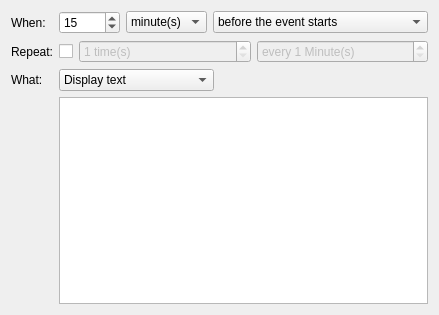
<?xml version="1.0" encoding="UTF-8"?>
<ui version="4.0">
 <class>AlarmDialog</class>
 <widget class="QWidget" name="AlarmDialog">
  <property name="geometry">
   <rect>
    <x>0</x>
    <y>0</y>
    <width>439</width>
    <height>315</height>
   </rect>
  </property>
  <property name="windowTitle">
   <string>Alarms</string>
  </property>
  <layout class="QGridLayout" name="gridLayout">
   <item row="0" column="0">
    <widget class="QLabel" name="label">
     <property name="text">
      <string>When:</string>
     </property>
    </widget>
   </item>
   <item row="0" column="1">
    <layout class="QHBoxLayout" name="horizontalLayout">
     <item>
      <widget class="QSpinBox" name="mAlarmOffset">
       <property name="sizePolicy">
        <sizepolicy hsizetype="Maximum" vsizetype="Fixed">
         <horstretch>0</horstretch>
         <verstretch>0</verstretch>
        </sizepolicy>
       </property>
       <property name="toolTip">
        <string>Set the reminder trigger time</string>
       </property>
       <property name="whatsThis">
        <string>This spinbox allows you to set the reminder trigger time. The time unit is set in the combobox immediately adjacent.</string>
       </property>
       <property name="minimum">
        <number>0</number>
       </property>
       <property name="maximum">
        <number>99999</number>
       </property>
       <property name="value">
        <number>15</number>
       </property>
      </widget>
     </item>
     <item>
      <widget class="KComboBox" name="mOffsetUnit">
       <property name="sizePolicy">
        <sizepolicy hsizetype="Fixed" vsizetype="Fixed">
         <horstretch>0</horstretch>
         <verstretch>0</verstretch>
        </sizepolicy>
       </property>
       <property name="toolTip">
        <string>Select the reminder trigger time unit</string>
       </property>
       <property name="whatsThis">
        <string>This combobox allows you to set the units for the reminder trigger time. The trigger time value is set in the spinbox immediately adjacent.</string>
       </property>
       <property name="autoCompletion">
        <bool>false</bool>
       </property>
       <item>
        <property name="text">
         <string comment="@item:inlistbox alarm offset expressed in minutes">minute(s)</string>
        </property>
       </item>
       <item>
        <property name="text">
         <string comment="@item:inlistbox alarm offset expressed in hours">hour(s)</string>
        </property>
       </item>
       <item>
        <property name="text">
         <string comment="@item:inlistbox alarm offset expressed in days">day(s)</string>
        </property>
       </item>
      </widget>
     </item>
     <item>
      <widget class="KComboBox" name="mBeforeAfter">
       <property name="toolTip">
        <string>Select the reminder trigger relative to the start or end time</string>
       </property>
       <property name="whatsThis">
        <string>Use this combobox to specify if you want the reminder to trigger before or after the start or end time.</string>
       </property>
       <item>
        <property name="text">
         <string>before the event starts</string>
        </property>
       </item>
       <item>
        <property name="text">
         <string>after the event starts</string>
        </property>
       </item>
       <item>
        <property name="text">
         <string>before the event ends</string>
        </property>
       </item>
       <item>
        <property name="text">
         <string>after the event ends</string>
        </property>
       </item>
      </widget>
     </item>
    </layout>
   </item>
   <item row="1" column="0">
    <widget class="QLabel" name="label_2">
     <property name="text">
      <string>Repeat:</string>
     </property>
    </widget>
   </item>
   <item row="1" column="1">
    <layout class="QHBoxLayout" name="horizontalLayout_2">
     <item>
      <widget class="QCheckBox" name="mRepeats">
       <property name="sizePolicy">
        <sizepolicy hsizetype="Maximum" vsizetype="Fixed">
         <horstretch>0</horstretch>
         <verstretch>0</verstretch>
        </sizepolicy>
       </property>
       <property name="toolTip">
        <string>Set the reminder to repeat</string>
       </property>
       <property name="whatsThis">
        <string>Check this if you want to the reminder to recur on a periodic interval.</string>
       </property>
       <property name="text">
        <string/>
       </property>
      </widget>
     </item>
     <item>
      <widget class="QSpinBox" name="mRepeatCount">
       <property name="enabled">
        <bool>false</bool>
       </property>
       <property name="toolTip">
        <string>Select how often the reminder should repeat</string>
       </property>
       <property name="whatsThis">
        <string>Use this selector to choose how many times you want the recurring reminder to repeat.</string>
       </property>
       <property name="suffix">
        <string> time(s)</string>
       </property>
       <property name="minimum">
        <number>1</number>
       </property>
       <property name="maximum">
        <number>500</number>
       </property>
      </widget>
     </item>
     <item>
      <widget class="QSpinBox" name="mRepeatInterval">
       <property name="enabled">
        <bool>false</bool>
       </property>
       <property name="toolTip">
        <string>Select the time between reminder repeats</string>
       </property>
       <property name="whatsThis">
        <string>Use this selector to choose the time between repeating reminders.</string>
       </property>
       <property name="suffix">
        <string comment="@label:spinbox repeat interval expressed in minutes"> Minute(s)</string>
       </property>
       <property name="prefix">
        <string comment="repeat every X minutes">every </string>
       </property>
       <property name="minimum">
        <number>1</number>
       </property>
       <property name="maximum">
        <number>999</number>
       </property>
      </widget>
     </item>
    </layout>
   </item>
   <item row="2" column="0">
    <widget class="QLabel" name="label_3">
     <property name="sizePolicy">
      <sizepolicy hsizetype="Preferred" vsizetype="Preferred">
       <horstretch>0</horstretch>
       <verstretch>0</verstretch>
      </sizepolicy>
     </property>
     <property name="text">
      <string>What:</string>
     </property>
     <property name="alignment">
      <set>Qt::AlignLeading|Qt::AlignLeft|Qt::AlignVCenter</set>
     </property>
    </widget>
   </item>
   <item row="2" column="1">
    <widget class="KComboBox" name="mTypeCombo">
     <property name="sizePolicy">
      <sizepolicy hsizetype="Fixed" vsizetype="Fixed">
       <horstretch>0</horstretch>
       <verstretch>0</verstretch>
      </sizepolicy>
     </property>
     <item>
      <property name="text">
       <string>Display text</string>
      </property>
     </item>
     <item>
      <property name="text">
       <string>Play sound file</string>
      </property>
     </item>
     <item>
      <property name="text">
       <string>Run application / script</string>
      </property>
     </item>
     <item>
      <property name="text">
       <string>Send email</string>
      </property>
     </item>
    </widget>
   </item>
   <item row="3" column="1">
    <widget class="QStackedWidget" name="mTypeStack">
     <property name="currentIndex">
      <number>0</number>
     </property>
     <widget class="QWidget" name="WStackPage">
      <layout class="QVBoxLayout">
       <property name="spacing">
        <number>6</number>
       </property>
       <property name="margin">
        <number>0</number>
       </property>
       <item>
        <widget class="KTextEdit" name="mDisplayText">
         <property name="toolTip">
          <string notr="true">Provide text to display when the reminder triggers</string>
         </property>
         <property name="whatsThis">
          <string>Specify any text you desire to display in the popup notice when the reminder triggers.</string>
         </property>
        </widget>
       </item>
      </layout>
     </widget>
     <widget class="QWidget" name="WStackPage">
      <layout class="QGridLayout" name="gridLayout_2">
       <item row="0" column="0">
        <widget class="QLabel" name="mSoundFileLabel">
         <property name="text">
          <string>Audio File:</string>
         </property>
         <property name="alignment">
          <set>Qt::AlignJustify|Qt::AlignVCenter</set>
         </property>
         <property name="buddy">
          <cstring>mSoundFile</cstring>
         </property>
        </widget>
       </item>
       <item row="0" column="1">
        <widget class="KUrlRequester" name="mSoundFile">
         <property name="toolTip">
          <string>Specify a file containing a sound to play when the reminder triggers</string>
         </property>
         <property name="whatsThis">
          <string>Use the adjacent file browser to help you find the file you want to use when playing a sound when the reminder triggers.</string>
         </property>
         <property name="filter">
          <string>audio/x-wav audio/x-mp3 application/ogg</string>
         </property>
        </widget>
       </item>
       <item row="1" column="0" colspan="2">
        <spacer>
         <property name="orientation">
          <enum>Qt::Vertical</enum>
         </property>
         <property name="sizeType">
          <enum>QSizePolicy::Expanding</enum>
         </property>
         <property name="sizeHint" stdset="0">
          <size>
           <width>20</width>
           <height>61</height>
          </size>
         </property>
        </spacer>
       </item>
      </layout>
     </widget>
     <widget class="QWidget" name="WStackPage">
      <layout class="QGridLayout" name="gridLayout_3">
       <item row="0" column="0">
        <widget class="QLabel" name="mApplicationLabel">
         <property name="text">
          <string>&amp;Application / Script:</string>
         </property>
         <property name="buddy">
          <cstring>mApplication</cstring>
         </property>
        </widget>
       </item>
       <item row="0" column="1">
        <widget class="KUrlRequester" name="mApplication">
         <property name="toolTip">
          <string>Specify a file containing the application to run when the reminder triggers</string>
         </property>
         <property name="whatsThis">
          <string>Use the adjacent file browser to help you find the file you want to use when running an application when the reminder triggers.</string>
         </property>
         <property name="filter">
          <string>*.*|All files</string>
         </property>
        </widget>
       </item>
       <item row="1" column="0">
        <widget class="QLabel" name="mAppArgumentsLabel">
         <property name="text">
          <string>Ar&amp;guments:</string>
         </property>
         <property name="buddy">
          <cstring>mAppArguments</cstring>
         </property>
        </widget>
       </item>
       <item row="1" column="1">
        <widget class="KLineEdit" name="mAppArguments">
         <property name="toolTip">
          <string>Specify arguments to pass to the application when the reminder triggers</string>
         </property>
         <property name="whatsThis">
          <string>Enter the application arguments to use when running an application when the reminder triggers.</string>
         </property>
        </widget>
       </item>
       <item row="2" column="0" colspan="2">
        <spacer>
         <property name="orientation">
          <enum>Qt::Vertical</enum>
         </property>
         <property name="sizeType">
          <enum>QSizePolicy::Expanding</enum>
         </property>
         <property name="sizeHint" stdset="0">
          <size>
           <width>20</width>
           <height>16</height>
          </size>
         </property>
        </spacer>
       </item>
      </layout>
     </widget>
     <widget class="QWidget" name="WStackPage">
      <layout class="QGridLayout" name="gridLayout_4">
       <item row="0" column="0">
        <widget class="QLabel" name="mEmailToLabel">
         <property name="text">
          <string>&amp;To:</string>
         </property>
         <property name="buddy">
          <cstring>mEmailAddress</cstring>
         </property>
        </widget>
       </item>
       <item row="0" column="1">
        <widget class="KPIM::AddresseeLineEdit" name="mEmailAddress">
         <property name="toolTip">
          <string>Specify a list of addresses to send email when the reminder triggers.
If the 'To:' field stays empty the email reminder will be sent to the
default email configured in Kmail (Settings menu/Configure Kmail/Identities).</string>
         </property>
         <property name="whatsThis">
          <string>Enter a list comma-separated addresses to which an email will be sent when the reminder triggers</string>
         </property>
        </widget>
       </item>
       <item row="1" column="0">
        <widget class="QLabel" name="mEmailTextLabel">
         <property name="text">
          <string>&amp;Message:</string>
         </property>
         <property name="alignment">
          <set>Qt::AlignLeading|Qt::AlignLeft|Qt::AlignTop</set>
         </property>
         <property name="buddy">
          <cstring>mEmailText</cstring>
         </property>
        </widget>
       </item>
       <item row="1" column="1">
        <widget class="KTextEdit" name="mEmailText">
         <property name="toolTip">
          <string>Specify text of an email message to send when the reminder triggers</string>
         </property>
         <property name="whatsThis">
          <string>Enter any text you desire for the email message that will be sent when the alarm triggers.</string>
         </property>
        </widget>
       </item>
      </layout>
     </widget>
    </widget>
   </item>
  </layout>
 </widget>
 <customwidgets>
  <customwidget>
   <class>KPIM::AddresseeLineEdit</class>
   <extends>KLineEdit</extends>
   <header>libkdepim/addresseelineedit.h</header>
  </customwidget>
  <customwidget>
   <class>KUrlRequester</class>
   <extends>QFrame</extends>
   <header>kurlrequester.h</header>
  </customwidget>
  <customwidget>
   <class>KLineEdit</class>
   <extends>QLineEdit</extends>
   <header>klineedit.h</header>
  </customwidget>
  <customwidget>
   <class>KComboBox</class>
   <extends>QComboBox</extends>
   <header>kcombobox.h</header>
  </customwidget>
  <customwidget>
   <class>KTextEdit</class>
   <extends>QTextEdit</extends>
   <header>ktextedit.h</header>
  </customwidget>
 </customwidgets>
 <includes>
  <include location="global">addresseelineedit.h</include>
 </includes>
 <resources/>
 <connections>
  <connection>
   <sender>mTypeCombo</sender>
   <signal>currentIndexChanged(int)</signal>
   <receiver>mTypeStack</receiver>
   <slot>setCurrentIndex(int)</slot>
   <hints>
    <hint type="sourcelabel">
     <x>147</x>
     <y>83</y>
    </hint>
    <hint type="destinationlabel">
     <x>216</x>
     <y>97</y>
    </hint>
   </hints>
  </connection>
  <connection>
   <sender>mRepeats</sender>
   <signal>clicked(bool)</signal>
   <receiver>mRepeatCount</receiver>
   <slot>setEnabled(bool)</slot>
   <hints>
    <hint type="sourcelabel">
     <x>67</x>
     <y>49</y>
    </hint>
    <hint type="destinationlabel">
     <x>118</x>
     <y>50</y>
    </hint>
   </hints>
  </connection>
  <connection>
   <sender>mRepeats</sender>
   <signal>toggled(bool)</signal>
   <receiver>mRepeatInterval</receiver>
   <slot>setEnabled(bool)</slot>
   <hints>
    <hint type="sourcelabel">
     <x>69</x>
     <y>42</y>
    </hint>
    <hint type="destinationlabel">
     <x>284</x>
     <y>48</y>
    </hint>
   </hints>
  </connection>
 </connections>
</ui>
